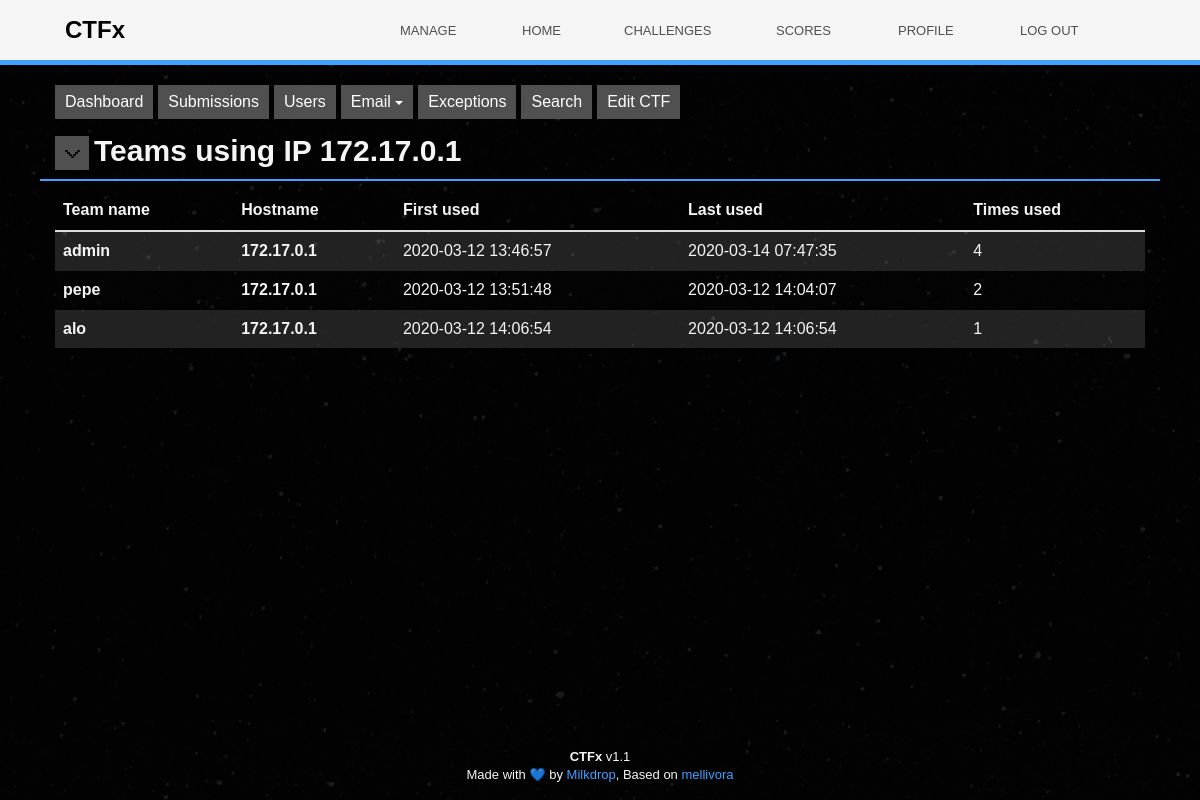
Screenshot of /admin/ip_log.php?ip=172.17.0.1 (signed in) with the database file from the repository.
### tables this page shows
CREATE TABLE ip_log (
  id int(10) unsigned NOT NULL AUTO_INCREMENT,
  user_id int(10) unsigned NOT NULL,
  added int(10) unsigned NOT NULL,
  last_used int(10) unsigned NOT NULL,
  ip int(10) unsigned NOT NULL,
  times_used int(10) unsigned NOT NULL DEFAULT '1',
  PRIMARY KEY (id),
  UNIQUE KEY user_ip (user_id,ip)
);

CREATE TABLE users (
  id int(10) unsigned NOT NULL AUTO_INCREMENT,
  email varchar(255) NOT NULL,
  team_name varchar(255) NOT NULL,
  added int(10) unsigned NOT NULL,
  last_active int(10) unsigned NOT NULL DEFAULT '0',
  passhash varchar(255) NOT NULL,
  download_key char(64) NOT NULL,
  class tinyint(4) NOT NULL DEFAULT '0',
  enabled tinyint(1) NOT NULL DEFAULT '1',
  user_type tinyint(3) unsigned NOT NULL DEFAULT '0',
  competing tinyint(1) NOT NULL DEFAULT '1',
  country_id smallint(5) unsigned NOT NULL,
  2fa_status enum('disabled','generated','enabled') NOT NULL DEFAULT 'disabled',
  PRIMARY KEY (id),
  UNIQUE KEY email (email),
  UNIQUE KEY team_name (team_name),
  UNIQUE KEY (download_key)
);

### include/general.inc.php (called while the page is built, shortened)
<?php
function is_valid_ip($ip, $public_only = false) {
    if ($public_only) {
        if (filter_var($ip, FILTER_VALIDATE_IP, FILTER_FLAG_NO_PRIV_RANGE | FILTER_FLAG_NO_RES_RANGE)) {
            return true;
        } else {
            return false;
        }
    }
    else {
        if (filter_var($ip, FILTER_VALIDATE_IP)) {
            return true;
        } else {
            return false;
        }
    }
}
function date_time($timestamp = false, $specific = 6) {
    $specific = substr('Y-m-d H:i:s', 0, ($specific*2)-1);
    return date($specific, $timestamp);
}
function array_get ($array, $key, $default = null) {
    return isset($array[$key]) ? $array[$key] : $default;
}

### include/db.inc.php (called while the page is built, shortened)
<?php
$db = null;
function get_global_db_pdo() {
    global $db;
    if ($db === null) {
        try {
            $db = new PDO(
                Config::get('MELLIVORA_CONFIG_DB_ENGINE').':' .
                'host='.Config::get('MELLIVORA_CONFIG_DB_HOST').';' .
                'port='.Config::get('MELLIVORA_CONFIG_DB_PORT').';' .
                'dbname='.Config::get('MELLIVORA_CONFIG_DB_NAME').';' .
                'charset=utf8', Config::get('MELLIVORA_CONFIG_DB_USER'),
                Config::get('MELLIVORA_CONFIG_DB_PASSWORD')
            );
            $db->setAttribute(PDO::ATTR_ERRMODE, PDO::ERRMODE_EXCEPTION);
            $db->setAttribute(PDO::ATTR_EMULATE_PREPARES, false);
        } catch (Exception $e) {
            message_inline('Caught exception connecting to database', "red");
            throw $e;
        }
    }
    return $db;
}
function db_query_fetch_all ($query, array $values = null) {
    return db_query($query, $values, true);
}
function db_query ($query, array $values = null, $all = true) {
    $db = get_global_db_pdo();
    try {
        if (!empty($values)) {
            $stmt = $db->prepare($query);
            $stmt->execute($values);
        }
        else {
            $stmt = $db->query($query);
        }
        if ($all === true) {
            return $stmt->fetchAll(PDO::FETCH_ASSOC);
        }
        else if ($all === false) {
            return $stmt->fetch(PDO::FETCH_ASSOC);
        }
    } catch (PDOException $e) {
        sql_exception($e);
    }
}

### include/Config.php (called while the page is built, shortened)
<?php
abstract class Config {
    static private $config = array();
    public static function get($key) {
        return self::$config[$key];
    }
    public static function set($key, $value) {
        return self::$config[$key] = $value;
    }
    private static function allow_env_override($key) {
        if (!defined('RESTRICT_ENV_CONFIG_OVERRIDE')) {
            return true;
        }
        return in_array($key, RESTRICT_ENV_CONFIG_OVERRIDE) || in_array('*', RESTRICT_ENV_CONFIG_OVERRIDE);
    }
}

### htdocs/admin/ip_log.php (the view, shortened to what this page needs)
<?php
$where = array();
if (is_valid_ip(array_get($_GET, 'ip'))) {
    $where['ip'] = ip2long($_GET['ip']);
} else if (is_valid_id(array_get($_GET, 'user_id'))) {
    section_title ('IP log for user');
    $where['user_id'] = $_GET['user_id'];
} else {
    message_error('Must supply either IP or user ID');
}
echo '
    <table id="files" class="table table-striped table-hover">
      <thead>
        <tr>
          <th>Team name</th>
          <th>Hostname</th>
          <th>First used</th>
          <th>Last used</th>
          <th>Times used</th>
        </tr>
      </thead>
      <tbody>
    ';
$query = 'SELECT
           INET_NTOA(ipl.ip) AS ip,
           ipl.added,
           ipl.last_used,
           ipl.times_used,
           u.team_name,
           u.id AS user_id
        FROM ip_log AS ipl
        LEFT JOIN users AS u ON ipl.user_id = u.id
        ';
if (!empty($where)) {
    $query .= 'WHERE '.implode('=? AND ', array_keys($where)).'=? ';
}
$entries = db_query_fetch_all(
    $query,
    array_values($where)
);
foreach ($entries as $entry) {
    echo '
    <tr>
        <td>
            <a href="/admin/user.php?id=', htmlspecialchars($entry['user_id']), '">
                ', htmlspecialchars($entry['team_name']), '
            </a>
        </td>
        <td><a href="/admin/ip_log?ip=',htmlspecialchars($entry['ip']),'">', htmlspecialchars(Config::get('MELLIVORA_CONFIG_GET_IP_HOST_BY_ADDRESS') ? gethostbyaddr($entry['ip']) : $entry['ip']), '</a></td>
        <td>', date_time($entry['added']), '</td>
        <td>', date_time($entry['last_used']), '</td>
        <td>', number_format($entry['times_used']), '</td>
    </tr>
    ';
}
echo '
      </tbody>
    </table>
     ';

### htdocs/css/mellivora.css (style rules this page uses)
html { height: 100%; }
body { background-color: #000; color: #F5F5F5; min-height: 100%; position: relative; font-family: Sans-serif; font-size: 16px; }
a { color: #42A0FF; outline: none !important; transition: color 200ms ease-in-out; }
.table { margin-bottom: 15px; }
.table-striped > tbody > tr:nth-last-of-type(2n) { background-color: rgba(10, 10, 10, 0.125); }
.table-striped > tbody > tr:nth-last-of-type(2n+1) { background-color: rgba(255, 255, 255, 0.125); }
.table > tbody > tr > td { vertical-align: middle; border-top: none; }
td a { color: #F5F5F5; font-weight: bold; }

### rows the page displays
ip_log: user.team_name "admin", ip "172.17.0.1", added "2020-03-12 13:46:57", last_used "2020-03-14 07:47:35", times_used "4"
ip_log: user.team_name "pepe", ip "172.17.0.1", added "2020-03-12 13:51:48", last_used "2020-03-12 14:04:07", times_used "2"
ip_log: user.team_name "alo", ip "172.17.0.1", added "2020-03-12 14:06:54", last_used "2020-03-12 14:06:54", times_used "1"

### other values shown
Config::get('MELLIVORA_CONFIG_SITE_NAME') "CTFx"
lang_get('manage') "MANAGE"
lang_get('home') "HOME"
lang_get('challenges') "CHALLENGES"
lang_get('scores') "SCORES"
lang_get('profile') "PROFILE"
lang_get('log_out') "LOG OUT"
$name "Dashboard Submissions Users Exceptions Search Edit CTF"
$name "Email"
$title "Teams using IP 172.17.0.1"
